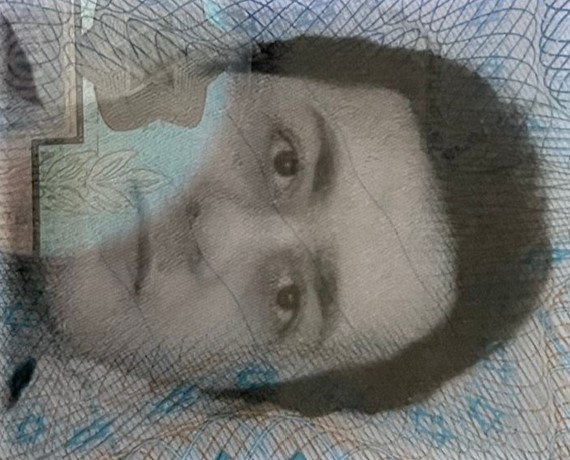
#> input picture data_science/4_dimentionality_reduction/ronto_image.jpg, 570 x 460 px
$ jupyter execute --allow-errors clustering_imp.ipynb
#> lines starting #> are read from the running program, lines starting #| are printed output that depends on the picture
[cell 1]
import cv2
import numpy as np
import pandas as pd
import matplotlib.pyplot as plt
import scipy
import seaborn as sns
import random

[cell 2]
labels_means = []
class Clustering:
    def __init__(self, n_clusters,):
        pass

    def fit(self,X):
        pass

class KMeans(Clustering):
    def __init__(self, n_clusters, max_iter=500):
        self.n_clusters = n_clusters
        self.max_iter = max_iter

    def fit(self, X, fully_vectorized=False):
        # Randomly initialize cluster centroids
#> called with X = array of shape (100, 2), fully_vectorized = False
        self.centroids = X[np.random.choice(X.shape[0], self.n_clusters, replace=False)]

        for _ in range(self.max_iter):
            # Assign each data point to the nearest centroid
            labels = self._assign_labels(X)

            # Update cluster centroids
            new_centroids = self._update_centroids(X, labels, fully_vectorized)

            # Check for convergence
            if np.allclose(new_centroids, self.centroids):
                break

            self.centroids = new_centroids

        return self._assign_labels(X)


    def _assign_labels(self, X):
        distances = np.sqrt(((X[:, np.newaxis] - self.centroids) ** 2).sum(axis=2))
        # print(distances)
        return np.argmin(distances, axis=1)

    def _update_centroids(self, X, labels, fully_vectorized=False):
        new_centroids = np.empty_like(self.centroids)

        if not fully_vectorized:
            for i in range(self.n_clusters):
                new_centroids[i] = np.mean(X[labels == i], axis=0)
        else:
            labels = labels[:,None] == np.arange(self.n_clusters)
            labels = labels.astype(int)
            clusters_amounts = np.sum(labels, axis=0)
            a = X[:,:,None] * labels[:,None,:]
            sum1 = np.sum(a, axis=0)
            mean_of_clusters = sum1/clusters_amounts
            new_centroids = mean_of_clusters.T

        return new_centroids

# Example usage
np.random.seed(42)
X = np.random.rand(100, 2)
# X = image_original.reshape(-1,3).copy()

kmeans = KMeans(n_clusters=2)
labels = kmeans.fit(X, fully_vectorized=False)

sns.scatterplot(x=X[:,0],y=X[:,1],hue=labels,size=1)
plt.show()
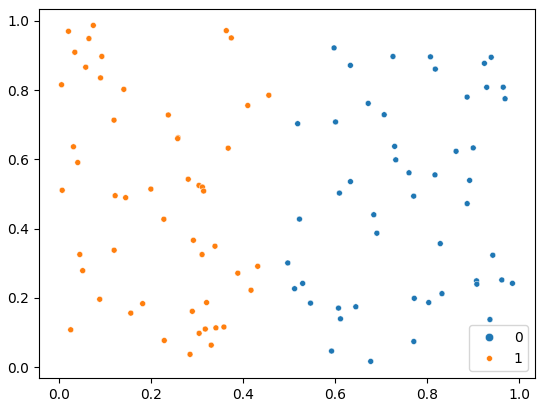
#> figure drawn by matplotlib, 1 panel

[cell 3]
star_image = cv2.imread("star.jpg")
#> (the rest of this cell did not finish here and is left out)

[cell 4]
ronto_image = cv2.imread("../4_dimentionality_reduction/ronto_image.jpg")
#> ronto_image is the input picture: shape (460, 570, 3); mean B, G, R 110.9, 115.1, 114.7
ronto_image = cv2.cvtColor(ronto_image, cv2.COLOR_BGR2RGB)

[cell 5]
def cluster_image(image, num_clusters, clustering_class):
    X = image.reshape(-1,3).copy()
    kmeans = clustering_class(n_clusters=num_clusters)
    labels = kmeans.fit(X.astype(np.float32))
    for i in range(num_clusters):
        X[labels==i] = np.array(kmeans.centroids[i]).astype(np.int32)
    return X.reshape(image.shape)

[cell 6]
def clustering_with_pixel_position(image, num_clusters, clustering_class):
    P = image.copy()
    new_shape = image.shape[:2] + (5,)
    new_P = np.zeros(new_shape) # array with (i,j) for each pixel

    for i in range(image.shape[0]):
        for j in range(image.shape[1]):
            new_P[i,j] = np.concatenate([P[i,j], np.array([i, j])])

    channel1 = new_P[:,:,3]
    channel2 = new_P[:,:,4]

    # Determine the current min and max values of the additional channels
    old_min1 = np.min(new_P[:,:,3])
    old_max1 = np.max(new_P[:,:,3])
    old_min2 = np.min(new_P[:,:,4])
    old_max2 = np.max(new_P[:,:,4])

    # Map the additional channels to the 0-255 range
    new_min = 0
    new_max = 255

    # Perform linear mapping
    new_channel1 = ((channel1 - old_min1) * (new_max - new_min) / (old_max1 - old_min1)) + new_min
    new_channel2 = ((channel2 - old_min2) * (new_max - new_min) / (old_max2 - old_min2)) + new_min

    # Convert to integers (assuming you want integer values)
    new_P[:,:,3] = new_channel1.astype(int)
    new_P[:,:,4] = new_channel2.astype(int)


    # Need to normalize the channels to distribute the same
        #NORMALIZATION....

    P = new_P.reshape(-1,5).astype(np.float32)
    kmeans =clustering_class(n_clusters=num_clusters)
    labels = kmeans.fit(P)


    for i in range(num_clusters):
        P[labels==i] = np.array(kmeans.centroids[i]).astype(np.int32)

    P = P.reshape(new_shape)
    P = P[:,:,:3].astype(np.int32) # Take only BGR channels
    return P

#> (a cell that did not finish here is left out)

plt.imshow(clustered_image)

#> (a cell that did not finish here is left out)

plt.imshow(clustered_image)

##### As we can see, some places the tentacles are cominbing with the background when using pixel distance as well.

[cell 9]
import itertools
import scipy.spatial
from tqdm import tqdm
from time import time

class AgglomerativeClustering:
    def __init__(self, n_clusters=2, linkage='single',  initial_k=25):
        self.n_clusters = n_clusters
        self.linkage = linkage
        self.initial_k = initial_k


    def fit(self, X):
        # sorted_indices = np.argsort(X[:, 0])

        # Apply the sorted indices to the original array
        # X = X[sorted_indices]

        X_original = np.array(X)
        # X_original.sort(axis=0)
        X = np.unique(X_original, axis=0)


        print("Number of original elements:", len(X_original))
        print("Number of unique elements:", len(X))
        # Make sure it is vectors (wrap in list if needed - if it is 1-dimensional)
        if len(X.shape) == 1:
            X = X[:,None]

        self.starting_clusters = self._initial_clusters(X) # Get initial groups of pixels instead of starting with groups of single pixels
        self.num_current_clusters = len(self.starting_clusters)

        self.distances = self._get_distances(X)

        current_clusters = self.starting_clusters
        while self.num_current_clusters > self.n_clusters:
            print("Num of clusters:", self.num_current_clusters)

            # i,j = np.unravel_index(np.argmin(distances, axis=None), distances.shape)
            i,j = self._combine_two_clusters()
            # print("")
            # print("Combined clusters", i, j)
            # print("")
            self.num_current_clusters -= 1

        self._map_clusters_to_new_range()
        self.clusters = current_clusters
        labels = self._get_labels(X_original, X)
        self.centroids = self._get_centroids(labels,X_original)
        return labels


    def _combine_two_clusters(self):

        i,j = np.unravel_index(np.argmin(self.distances, axis=None), self.distances.shape)

        cluster_i, cluster_j = self.starting_clusters_clusters[i], self.starting_clusters_clusters[j]

        # print("Combining elements", i,j)
        # print("the clusters are", cluster_i, cluster_j)
        # print("The distance is", self.distances[i][j])


        starting_clusters_in_cluster_i_indices = [k for k in range(len(self.starting_clusters)) if self.starting_clusters_clusters[k] == cluster_i]
        starting_clusters_in_cluster_j_indices = [k for k in range(len(self.starting_clusters)) if self.starting_clusters_clusters[k] == cluster_j]
        for starting_cluster_in_i_index in starting_clusters_in_cluster_i_indices:
            for starting_cluste_in_j_index in starting_clusters_in_cluster_j_indices:
                self.distances[starting_cluster_in_i_index][starting_cluste_in_j_index] = np.inf
                self.distances[starting_cluste_in_j_index][starting_cluster_in_i_index] = np.inf


        # each elemetn in cluster-j should now be in cluster_i
        for starting_cluster_index in starting_clusters_in_cluster_j_indices:
            self.starting_clusters_clusters[starting_cluster_index] = cluster_i

        # [4 lines of commented-out code are left out]

        return cluster_i, cluster_j


    def _get_distances(self,X):
        n = len(self.starting_clusters)
        distances = np.full((n,n), np.inf)

        # [8 lines of commented-out code are left out]

        print("Calculating distances")
        for i in tqdm(range(n)):
            for j in range(i + 1, n):
                distances[i][j] = self.compute_distance(self.starting_clusters[i], self.starting_clusters[j])

        print("Completing the other half of distances matrix")
        for i in tqdm(range(n)):
            for j in range(i + 1):
                if i == j:
                    distances[i,j] = np.inf
                else:
                    distances[i,j] = distances[j,i]

        return distances


    def _initial_clusters(self, points):
        def euclidean_distance(point1, point2):
            """
            Computes euclidean distance of point1 and point2.

            point1 and point2 are lists.
            """
            return np.linalg.norm(np.array(point1) - np.array(point2))
        """
        partition pixels into self.initial_k groups based on color similarity
        """
        groups = {}
        d = int(256 / (self.initial_k))
        num_channels = len(points[0])
        for i in range(self.initial_k):
            j = i * d
            groups[tuple([j for k in range(num_channels)])] = [] # init groups

        # print("initial groups are ", groups)
        print("Starting initial clustering of pixels")
        for i, p in tqdm(enumerate(points)):
            # if i%10000 == 0:
                # print('processing pixel:', i)
            # go = min(groups.keys(), key=lambda c: self.compute_distance([p], [c])) # find group with min distance to point
            go = min(groups.keys(), key=lambda c: euclidean_distance(p,c)) # find group with min distance to point
            groups[go].append(list(p))

        groups_values = [g for g in groups.values() if len(g) > 0]
        groups_keys = [g for g in groups.keys() if len(groups[g]) > 0]
        self.starting_clusters_clusters = np.arange(len(groups_values))

        # [6 lines of commented-out code are left out]


        self.elements_initial_cluster_index = np.zeros(len(points), dtype=int)
        print("Associating labels to points")
        # print(points)
        for i, p in tqdm(enumerate(points)):
            # group_key = min(groups.keys(), key=lambda c: self.compute_distance([p], [c]))
            group_key = min(groups.keys(), key=lambda c: euclidean_distance(p,c))
            # print("value", p, "key:", group_key)

            cluster_index = groups_keys.index(group_key)
            self.elements_initial_cluster_index[i] = cluster_index


        return groups_values # return all groups with points

    def _map_clusters_to_new_range(self):
        unique_numbers = sorted(set(self.starting_clusters_clusters))  # Get unique clusters and sort them
        mapping = {num: idx for idx, num in enumerate(unique_numbers)}  # Create a mapping

        mapped_list = [mapping[num] for num in self.starting_clusters_clusters]  # Map each number to its new value

        self.starting_clusters_clusters = mapped_list

    def _get_labels(self,X, unique_X):
        print("processing labels")
        print("making labels for ",len(X), "points")
        labels = np.zeros(len(X))
        # for i, cluster_index in tqdm(enumerate(self.elements_initial_cluster_index)):
            # labels[i] = int(self.starting_clusters_clusters[int(cluster_index)])

        dict1 = {}
        for i,cluster_index in enumerate(self.elements_initial_cluster_index):
            dict1[tuple(unique_X[i])] = int(self.starting_clusters_clusters[int(cluster_index)])
        unique_X = list(unique_X)
        for i,element in tqdm(enumerate(X)):
            # unique_element_index = unique_X.index(list(element))
            # unique_element_index = np.where(np.all(unique_X == element, axis=1))[0][0]
            # labels[i] = self.starting_clusters_clusters[self.elements_initial_cluster_index[unique_element_index]]
            labels[i] = dict1[tuple(element)]

        return labels

    def _get_centroids(self, labels,X):
        centroids = np.zeros(len(labels))
        for label in np.arange(max(labels), dtype=int):
            centroid = np.mean(X[labels==label])
            centroids[label] = centroid
        return centroids

    def compute_distance(self, cluster1, cluster2):

        cluster1 = np.array(cluster1)
        cluster2 = np.array(cluster2)
        if self.linkage == 'single':
            return self.single_linkage(cluster1, cluster2)
        elif self.linkage == 'complete':
            return self.complete_linkage(cluster1, cluster2)
        elif self.linkage == 'average':
            return self.average_linkage(cluster1, cluster2)
        else:
            raise ValueError("Linkage type not supported.")

    def single_linkage(self, cluster1, cluster2):
        # return np.min(np.linalg.norm(cluster1[:, np.newaxis] - cluster2, axis=2, ord=2))
        return np.min(np.sum(np.square(cluster1[:, np.newaxis] - cluster2),axis=2))

    def complete_linkage(self, cluster1, cluster2):
        return np.max(np.linalg.norm(cluster1[:, np.newaxis] - cluster2, axis=2))

    def average_linkage(self, cluster1, cluster2):
        return np.mean(np.linalg.norm(cluster1[:, np.newaxis] - cluster2, axis=2))

np.random.seed(15)
Y = np.random.rand(3000, 2)
Y = Y * 254 + 1

# Initialize and fit AgglomerativeClustering
agglo = AgglomerativeClustering(n_clusters=20, initial_k=2)
labels = agglo.fit(Y)

print("Cluster labels:", labels)
print("CLUSTERS:",agglo.clusters)

# clustered_image = cluster_image(star_image, 2, clustering_class=AgglomerativeClustering)
# plt.imshow(clustered_image)

[cell 10]
image = star_image
num_clusters = 3
clustering_class = AgglomerativeClustering
#> (the rest of this cell did not finish here and is left out)

#> (a cell that did not finish here is left out)

[cell 12]
len(labels)

#> (a cell that did not finish here is left out)

#> (a cell that did not finish here is left out)
